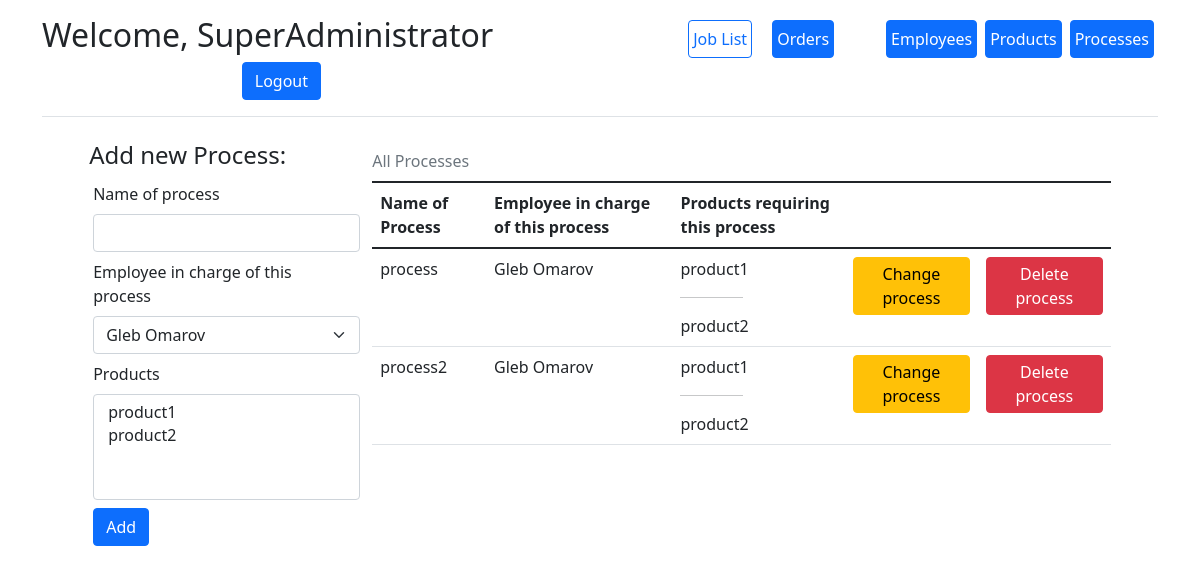
Page /add_process (signed in) on the committed database.
### app/models.py (models this page shows)
class Employee(db.Model, UserMixin):
    id = db.Column(db.Integer, primary_key=True, nullable=False, autoincrement=True)
    first_name = db.Column("First name", db.String)
    last_name = db.Column("Last name", db.String)
    user_name = db.Column("Username", db.String, unique=True)
    password = db.Column("Password", db.String)
    admin = db.Column("Administrator", db.Boolean, default=False)
    processes = db.relationship('Process', backref='employee', lazy='dynamic')
    active = db.Column("active", db.Boolean, default=True)

class Process(db.Model):
    process_id = db.Column(db.Integer, primary_key=True, nullable=False, autoincrement=True)
    name = db.Column("Name", db.String)
    responsible_employee = db.Column(db.Integer, db.ForeignKey('employee.id'))
    products = db.relationship("Product", secondary=product_processes, back_populates="processes")
    processes_in_order = db.relationship('ProcessInOrder', backref='Process', lazy='dynamic')
    active = db.Column("active", db.Boolean, default=True)

class Product(db.Model):
    product_id = db.Column(db.Integer, primary_key=True, nullable=False, autoincrement=True)
    name = db.Column("Name", db.String)
    processes = db.relationship("Process", secondary=product_processes, back_populates="products")
    orders = db.relationship("Order", secondary=orders_products, back_populates="products")
    active = db.Column("active", db.Boolean, default=True)

### app/routes.py (the view, shortened to what this page needs)
@process_app.route('/add_process', methods=['get', 'post'])
@login_required
def add_process():
    if not current_user.admin:
        return redirect(url_for('dashboard'))
    table = models.Process.query.filter(models.Process.active)
    form = AddProcess()
    form.employee.choices = [
        (employee.id, f"{employee.first_name} {employee.last_name}") for employee in
        models.Employee.query.filter(models.Employee.id > 1, models.Employee.active)
    ]
    form.products.choices = [
        (product.product_id, product.name) for product in models.Product.query.filter(models.Product.active)
    ]
    return render_template('add_process.html', form=form, table=table)

### app/forms.py
class AddProcess(FlaskForm):
    name = StringField("Name of process", validators=[InputRequired()])
    employee = SelectField("Employee in charge of this process")
    products = SelectMultipleField("Products")
    submit = SubmitField()

### app/__init__.py (called while the page is built)
@login_manager.user_loader
def load_user(user_id):
    return Employee.query.get(int(user_id))

### app/templates/add_process.html (shortened to what this page needs)
{% extends "base.html" %}
{% block content %}
<div class="container">
    <div class="row g-3 justify-content-md-center">
        <form action="" method="post" class="col-3">
            <h4>Add new Process:</h4>
            {{ form.name.label(class="form-label m-1") }}
            {{ form.name(class="form-control m-1") }}
            {{ form.employee.label(class="form-label m-1") }}
            {{ form.employee(class="form-select m-1") }}
            {{ form.products.label(class="form-label m-1") }}
            {{ form.products(class="form-select m-1", size=4, multiple=True) }}
            {{ form.submit(class="btn btn-primary m-1", value="Add") }}
        </form>
        <div class="col-8">
            <table class="table table-hover">
                <caption class="caption-top">All Processes</caption>
                <thead>
                <tr>
                    <th scope="col">Name of Process</th>
                    <th scope="col">Employee in charge of this process</th>
                    <th scope="col">Products requiring this process</th>
                    <th scope="col" style="width:18%;"></th>
                    <th scope="col" style="width:18%;"></th>
                </tr>
                </thead>
                <tbody>
                {% for process in table %}
                <tr>
                    <td>{{ process.name }}</td>
                    <td>
                        {{ process.employee.first_name }} {{ process.employee.last_name }}
                    </td>
                    <td>
                        {% for product in process.products %}
                        {{ product.name }}
                        {% if loop.index < process.products|length %}
                        <br>
                        <hr width="40%">
                        {% endif %}
                        {% endfor %}
                    </td>
                    <td>
                        <button type="button" onclick="change_process('{{process.process_id}}','{{process.name}}','{{process.employee.id}}',[{% for product in process.products %}
                                                                                       {{ product.product_id }},
                                                                                       {% endfor %}])"
                                class="btn btn-warning p-1" data-bs-toggle="modal" data-bs-target="#form_div">Change
                            process
                        </button>
                    </td>
                    <td>
                        <a href="{{ url_for('remove_process', process_id=process.process_id) }}"
                           class="btn btn-danger p-1">Delete
                            process</a>
                    </td>
                </tr>
                {% endfor %}
                </tbody>
            </table>
        </div>
    </div>
</div>
{% endblock %}

### app/templates/navbar.html
<div class="container">
    <header class="d-flex flex-wrap align-items-center justify-content-center justify-content-md-between py-3 mb-4 border-bottom">
        {% if current_user.is_authenticated %}
        <h2>Welcome, {{ current_user.first_name}} {{ current_user.last_name}}</h2>
        {% endif %}
        {% if current_user.is_authenticated and current_user.admin %}
        <ul class="nav col-12 col-md-auto mb-2 justify-content-center mb-md-0">
            <li><a href="{{ url_for('dashboard') }}" class="px-1 mx-1 btn btn-outline-primary">Job List</a></li>
            <li><a href="{{ url_for('add_order') }}" class="px-1 ms-3 me-5 btn btn-primary">Orders</a></li>
            <li><a href="{{ url_for('add_user') }}" class="px-1 mx-1 btn btn-primary">Employees</a></li>
            <li><a href="{{ url_for('add_product') }}" class="px-1 mx-1 btn btn-primary">Products</a></li>
            <li><a href="{{ url_for('add_process') }}" class="px-1 mx-1 btn btn-primary">Processes</a></li>
        </ul>
        {% endif %}
        <div class="col-md-3 text-end">
            {% if current_user.is_authenticated %}
            <a href="{{ url_for('logout') }}" class="btn btn-primary">Logout</a>
            {% else %}
            <a href="{{ url_for('login') }}" class="btn btn-outline-primary me-2">Login</a>
            {% endif %}
        </div>
    </header>
</div>

### app/static/style.css (style rules this page uses)
body { position: relative; }

### rows in the picture
Employee: first_name "SuperAdministrator"
Process: name "process", employee.first_name "Gleb", employee.last_name "Omarov"
Product: name "product1"
Product: name "product2"
Process: name "process2", employee.first_name "Gleb", employee.last_name "Omarov"
